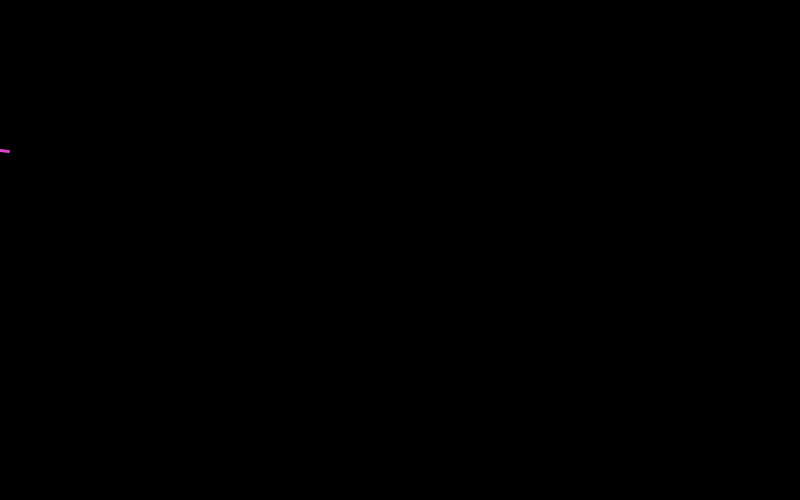
Frame 1 (no input)
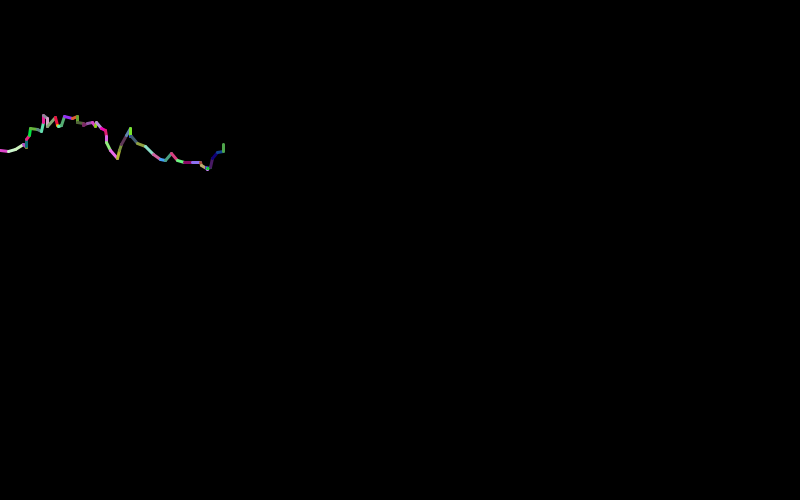
Frame 60 (the mouse pressed at the canvas centre just before this capture)
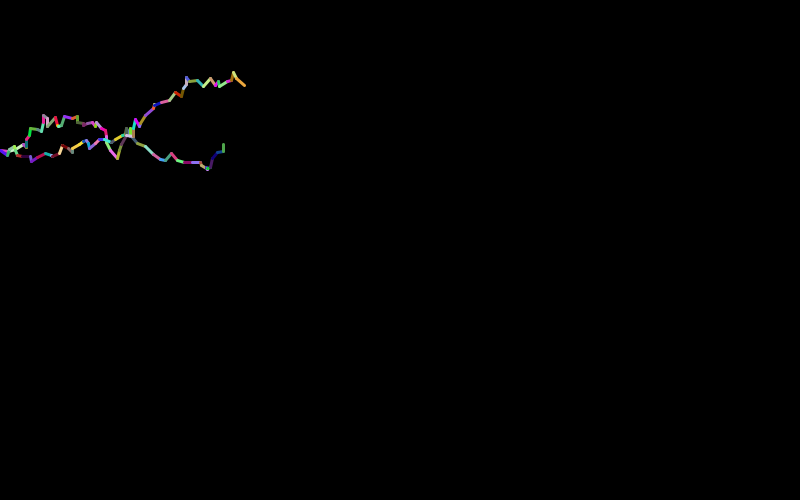
Frame 120 (the mouse held since frame 60 and released just before this capture)

The Processing sketch that drew these frames (run headless with seeded random() and noise(); from frame 60 on, the mouse is pressed at the canvas centre):

// Processing sketch: Lightning
// ── Lightning.pde
//Mr Swett did this for you...
int startX;
int startY;
int endX;
int endY;
void setup()
{
  startX = 0;
  startY = 150;
  endX = 0;
  endY = 150;
  strokeWeight(3);
  background(0);
  size(800, 500);
}
void draw()
{
  frameRate(100);
  float R = (float)Math.random()*250;
  float G = (float)Math.random()*250;
  float B = (float)Math.random()*250;
  stroke(R, G, B);
  endX = startX + (int)(Math.random()*9);
  endY = startY + -9 + (int)(Math.random()*18);
  line(startX, startY, endX, endY);
  startX = endX;
  startY = endY;
}
void mousePressed()
{
  background(0);
  startX = 0;
  startY = 150;
  endX = 0;
  endY = 150;
}
